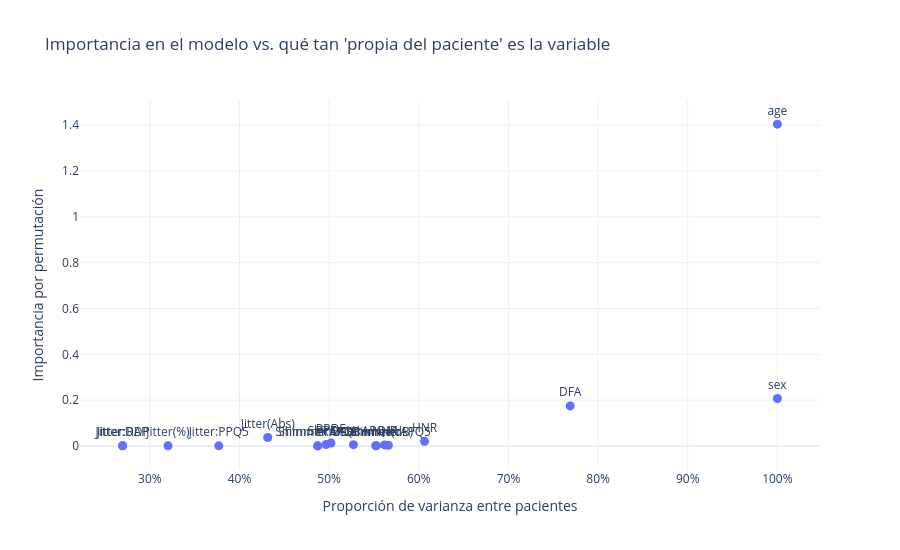

Notebook source saved alongside this figure:
### Code cell
imp = res["importancia"].reset_index()
fig = px.scatter(imp, x="varianza_entre_pacientes", y="importancia", text="variable",
                 title="Importancia en el modelo vs. qué tan 'propia del paciente' es la variable",
                 labels={"varianza_entre_pacientes": "Proporción de varianza entre pacientes",
                         "importancia": "Importancia por permutación"})
fig.update_traces(textposition="top center", marker_size=9)
fig.update_layout(xaxis_tickformat=".0%", height=550)
guardar(fig, "02_importancia_vs_firma")
fig

### Figure 1 — Plotly figure (JSON) as saved in the notebook; plotly's stock layout.template omitted (floating-point values rounded to 4 significant figures)
{"data": [{"hovertemplate": "Proporción de varianza entre pacientes=%{x}<br>Importancia por permutación=%{y}<br>variable=%{text}<extra></extra>", "legendgroup": "", "marker": {"color": "#636efa", "size": 9, "symbol": "circle"}, "mode": "markers+text", "name": "", "orientation": "v", "showlegend": false, "text": ["age", "sex", "DFA", "Jitter(Abs)", "HNR", "RPDE", "PPE", "Shimmer:APQ11", "NHR", "Shimmer:APQ5", "Shimmer(dB)", "Jitter:DDP", "Shimmer", "Jitter:RAP", "Jitter(%)", "Jitter:PPQ5", "Shimmer:DDA", "Shimmer:APQ3"], "textposition": "top center", "type": "scatter", "x": [1.0, 1.0, 0.7689, 0.4315, 0.6064, 0.5019, 0.4965, 0.5271, 0.5619, 0.566, 0.5529, 0.2696, 0.5519, 0.2696, 0.3202, 0.3769, 0.4872, 0.4872], "xaxis": "x", "y": [1.405, 0.2072, 0.1749, 0.03683, 0.02009, 0.01284, 0.006618, 0.005649, 0.004756, 0.00294, 0.001511, 0.001227, 0.001175, 0.001143, 0.0009445, 0.0007208, 0.0005795, 0.0004491], "yaxis": "y"}], "layout": {"height": 550, "legend": {"tracegroupgap": 0}, "title": {"text": "Importancia en el modelo vs. qué tan 'propia del paciente' es la variable"}, "xaxis": {"anchor": "y", "domain": [0, 1], "tickformat": ".0%", "title": {"text": "Proporción de varianza entre pacientes"}}, "yaxis": {"anchor": "x", "domain": [0, 1], "title": {"text": "Importancia por permutación"}}}}
